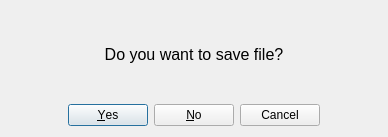
<?xml version="1.0" encoding="UTF-8"?>
<ui version="4.0">
 <class>AskSaveDialog</class>
 <widget class="QDialog" name="AskSaveDialog">
  <property name="windowModality">
   <enum>Qt::ApplicationModal</enum>
  </property>
  <property name="geometry">
   <rect>
    <x>0</x>
    <y>0</y>
    <width>388</width>
    <height>137</height>
   </rect>
  </property>
  <property name="windowTitle">
   <string>Save File</string>
  </property>
  <property name="locale">
   <locale language="English" country="UnitedStates"/>
  </property>
  <property name="modal">
   <bool>true</bool>
  </property>
  <layout class="QVBoxLayout" name="verticalLayout">
   <item>
    <widget class="QLabel" name="askSaveDialogLabel">
     <property name="font">
      <font>
       <pointsize>12</pointsize>
      </font>
     </property>
     <property name="text">
      <string>Do you want to save file?</string>
     </property>
     <property name="alignment">
      <set>Qt::AlignCenter</set>
     </property>
    </widget>
   </item>
   <item>
    <widget class="QDialogButtonBox" name="askSaveDialogButtonBox">
     <property name="orientation">
      <enum>Qt::Horizontal</enum>
     </property>
     <property name="standardButtons">
      <set>QDialogButtonBox::Cancel|QDialogButtonBox::No|QDialogButtonBox::Yes</set>
     </property>
     <property name="centerButtons">
      <bool>true</bool>
     </property>
    </widget>
   </item>
  </layout>
 </widget>
 <resources/>
 <connections>
  <connection>
   <sender>askSaveDialogButtonBox</sender>
   <signal>accepted()</signal>
   <receiver>AskSaveDialog</receiver>
   <slot>accept()</slot>
   <hints>
    <hint type="sourcelabel">
     <x>248</x>
     <y>254</y>
    </hint>
    <hint type="destinationlabel">
     <x>157</x>
     <y>274</y>
    </hint>
   </hints>
  </connection>
  <connection>
   <sender>askSaveDialogButtonBox</sender>
   <signal>rejected()</signal>
   <receiver>AskSaveDialog</receiver>
   <slot>reject()</slot>
   <hints>
    <hint type="sourcelabel">
     <x>316</x>
     <y>260</y>
    </hint>
    <hint type="destinationlabel">
     <x>286</x>
     <y>274</y>
    </hint>
   </hints>
  </connection>
 </connections>
</ui>
